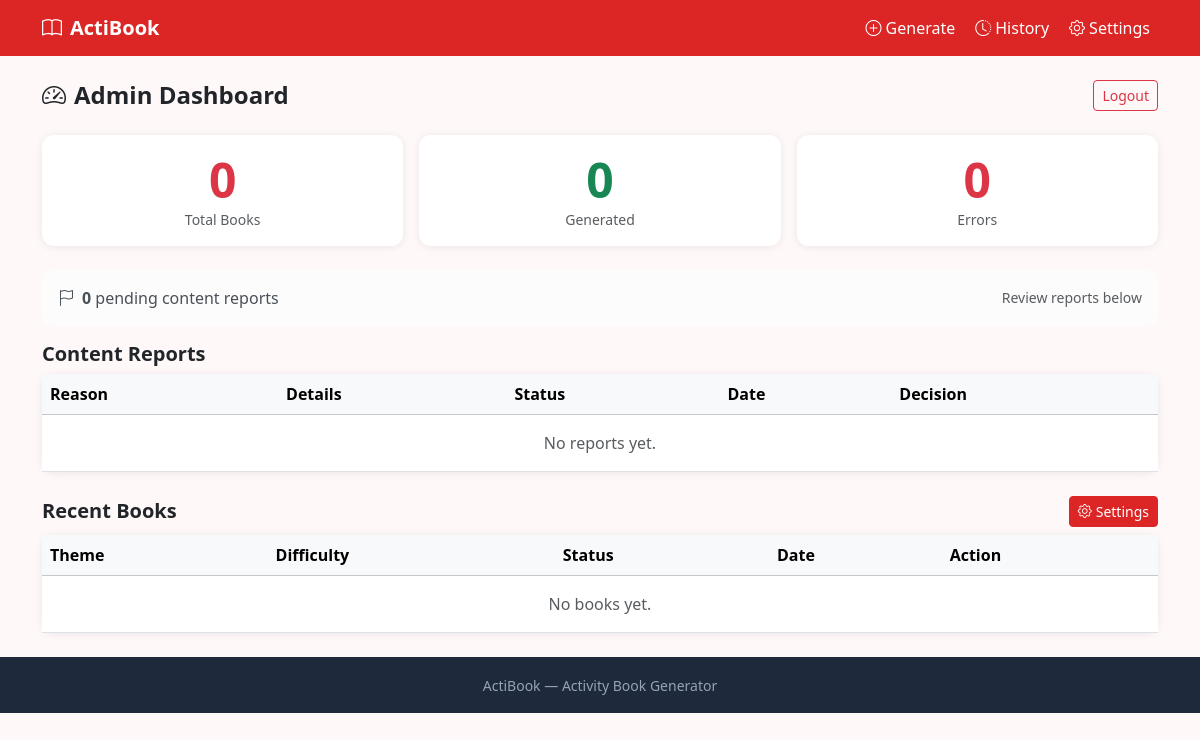
The app's page /otherapps/actibook/admin/dashboard (signed in), older data.
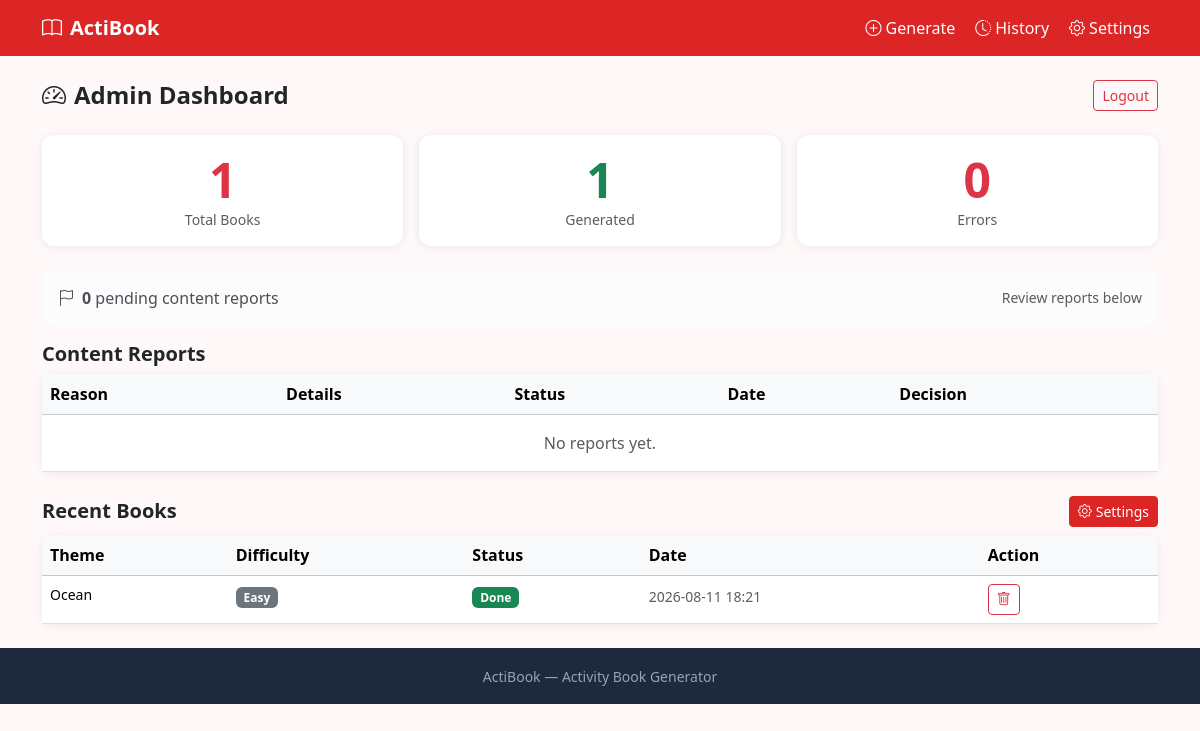
The same page, newer data.
### tables this page shows
CREATE TABLE books (
            id TEXT PRIMARY KEY,
            theme TEXT,
            difficulty TEXT,
            pages INTEGER,
            activities TEXT,
            pdf_path TEXT,
            status TEXT DEFAULT 'pending',
            error_msg TEXT,
            created_at TEXT
        );

### otherapps/actibook/__init__.py (the view)
@actibook_bp.route('/admin/dashboard')
@admin_required
def admin_dashboard():
    init_db()
    with get_db() as db:
        total  = db.execute("SELECT COUNT(*) FROM books").fetchone()[0]
        done   = db.execute("SELECT COUNT(*) FROM books WHERE status='done'").fetchone()[0]
        errors = db.execute("SELECT COUNT(*) FROM books WHERE status='error'").fetchone()[0]
        recent = db.execute("SELECT * FROM books ORDER BY created_at DESC LIMIT 10").fetchall()
        reports = list_reports(db)
        pending_reports = pending_report_count(db)
    return render_template('actibook/admin/dashboard.html',
                           total=total, done=done, errors=errors, recent=recent,
                           reports=reports, pending_reports=pending_reports,
                           report_reasons=dict(REPORT_REASONS))

### app.py (called while the page is built)
@app.context_processor
def inject_globals():
    return {'super_admin_logged_in': bool(session.get('super_admin'))}

### otherapps/actibook/__init__.py (called while the page is built)
def get_db():
    conn = sqlite3.connect(DB_PATH)
    conn.row_factory = sqlite3.Row
    return conn

def admin_required(f):
    @wraps(f)
    def decorated(*args, **kwargs):
        if not session.get('actibook_admin'):
            return redirect(url_for('actibook.admin_login'))
        return f(*args, **kwargs)
    return decorated

### otherapps/reporting.py (called while the page is built)
def ensure_reports_table(db):
    db.execute("""
        CREATE TABLE IF NOT EXISTS reports (
            id TEXT PRIMARY KEY,
            content_id TEXT NOT NULL,
            reason TEXT NOT NULL,
            details TEXT,
            status TEXT DEFAULT 'pending',
            created_at TEXT NOT NULL,
            reviewed_at TEXT
        )
    """)

def list_reports(db, limit=100):
    return db.execute(
        "SELECT * FROM reports ORDER BY "
        "CASE status WHEN 'pending' THEN 0 ELSE 1 END, created_at DESC LIMIT ?",
        (limit,),
    ).fetchall()

def pending_report_count(db):
    return db.execute(
        "SELECT COUNT(*) FROM reports WHERE status='pending'"
    ).fetchone()[0]

### otherapps/actibook/templates/actibook/admin/dashboard.html (shortened to what this page needs)
{% extends 'actibook/base.html' %}
{% block content %}
<div class="d-flex justify-content-between align-items-center mb-4">
  <h4 class="fw-bold mb-0"><i class="bi bi-speedometer2 me-2"></i>Admin Dashboard</h4>
  <a href="{{ url_for('actibook.admin_logout') }}" class="btn btn-outline-danger btn-sm">Logout</a>
</div>
<div class="row g-3 mb-4">
  <div class="col-md-4"><div class="card p-3 text-center">
    <div class="display-5 fw-bold text-danger">{{ total }}</div><div class="text-muted small">Total Books</div>
  </div></div>
  <div class="col-md-4"><div class="card p-3 text-center">
    <div class="display-5 fw-bold text-success">{{ done }}</div><div class="text-muted small">Generated</div>
  </div></div>
  <div class="col-md-4"><div class="card p-3 text-center">
    <div class="display-5 fw-bold text-danger">{{ errors }}</div><div class="text-muted small">Errors</div>
  </div></div>
</div>
<div class="alert {{ 'alert-warning' if pending_reports else 'alert-light' }} d-flex justify-content-between align-items-center">
  <span><i class="bi bi-flag me-2"></i><strong>{{ pending_reports }}</strong> pending content report{{ '' if pending_reports == 1 else 's' }}</span>
  <span class="small text-muted">Review reports below</span>
</div>
<h5 class="fw-semibold mb-2">Content Reports</h5>
<div class="card mb-4">
  <div class="table-responsive">
    <table class="table table-hover mb-0">
      <thead class="table-light"><tr><th>Reason</th><th>Details</th><th>Status</th><th>Date</th><th>Decision</th></tr></thead>
      <tbody>
      {% if not reports %}<tr><td colspan="5" class="text-center text-muted py-3">No reports yet.</td></tr>{% endif %}
      </tbody>
    </table>
  </div>
</div>
<div class="d-flex justify-content-between align-items-center mb-2">
  <h5 class="fw-semibold mb-0">Recent Books</h5>
  <a href="{{ url_for('actibook.admin_settings') }}" class="btn btn-brand btn-sm"><i class="bi bi-gear me-1"></i>Settings</a>
</div>
<div class="card">
  <div class="table-responsive">
    <table class="table table-hover mb-0">
      <thead class="table-light"><tr><th>Theme</th><th>Difficulty</th><th>Status</th><th>Date</th><th>Action</th></tr></thead>
      <tbody>
      {% for r in recent %}<tr>
        <td class="fw-medium small">{{ r['theme'].title() }}</td>
        <td><span class="badge bg-secondary">{{ r['difficulty'].title() }}</span></td>
        <td>{% if r['status']=='done' %}<span class="badge bg-success">Done</span>
            {% elif r['status']=='error' %}<span class="badge bg-danger">Error</span>
            {% else %}<span class="badge bg-secondary">{{ r['status'] }}</span>{% endif %}</td>
        <td><small class="text-muted">{{ r['created_at'][:16].replace('T',' ') }}</small></td>
        <td>
          <form method="POST" action="{{ url_for('actibook.admin_delete', uid=r['id']) }}" class="d-inline"
                onsubmit="return confirm('Delete?')">
            <button class="btn btn-sm btn-outline-danger"><i class="bi bi-trash"></i></button>
          </form>
        </td>
      </tr>{% endfor %}
      {% if not recent %}<tr><td colspan="5" class="text-center text-muted py-3">No books yet.</td></tr>{% endif %}
      </tbody>
    </table>
  </div>
</div>
{% endblock %}

Row changes from the older to the newer data that the page shows:
added books: theme "Ocean", difficulty "Easy", status "Done", created_at "2026-08-11 18:21"
Text that changed along with them:
{{ total }}: "0" → "1"
{{ done }}: "0" → "1"
text no longer shown: "No books yet."
